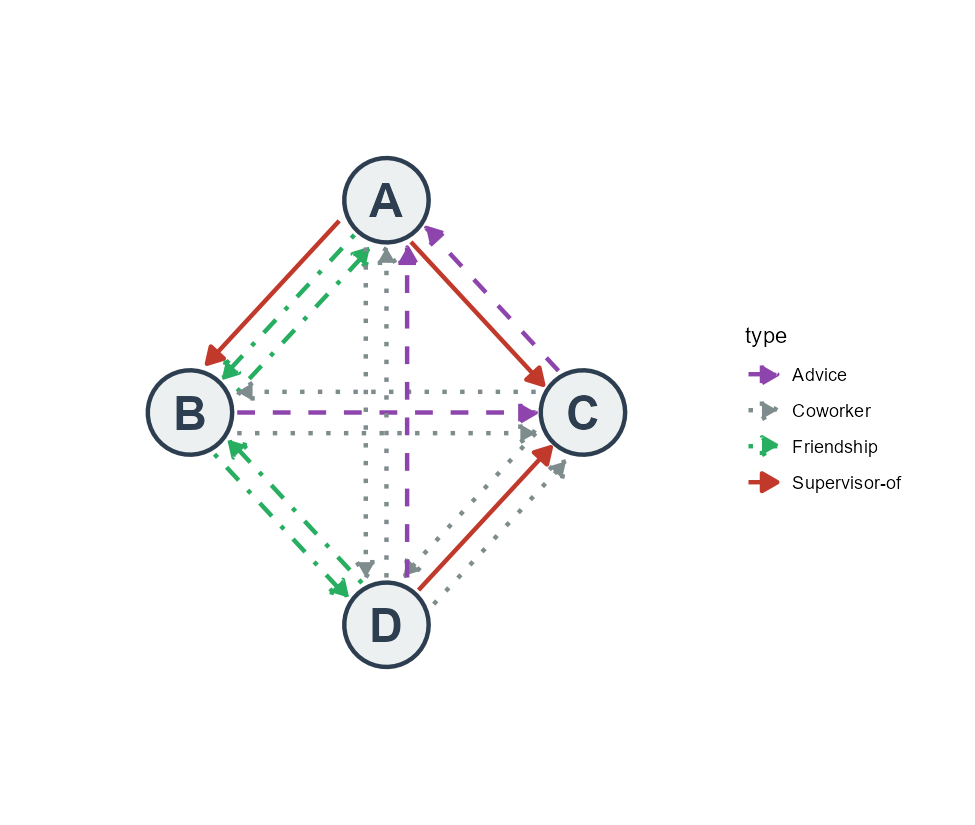

Source code (R):

library(ggraph)
library(tidygraph)
library(igraph)

# Perfect 4-node coordinates (diamond layout)
nodes_mult <- data.frame(
  name = c("A", "B", "C", "D"),
  x = c(1, 0, 2, 1),
  y = c(2, 1, 1, 0)
)

edges_mult <- data.frame(
  from = c(1, 1, 2,  1,  3,  2, 3, 2,  2, 4,  4,  3, 4,  1, 4, 4),
  to   = c(2, 2, 1,  3,  1,  3, 2, 3,  4, 2,  3,  4, 3,  4, 1, 1),
  type = c(
    "Supervisor-of", "Friendship", "Friendship", # A-B
    "Supervisor-of", "Advice",                    # A-C
    "Coworker", "Coworker", "Advice",             # B-C
    "Friendship", "Friendship",                   # B-D
    "Supervisor-of", "Coworker", "Coworker",      # C-D
    "Coworker", "Coworker", "Advice"              # A-D
  )
)

gr_mult <- tbl_graph(nodes = nodes_mult, edges = edges_mult, directed = TRUE)

p <- ggraph(gr_mult, layout = "manual", x = x, y = y) +
  geom_edge_parallel(aes(color = type, linetype = type),
                     arrow = arrow(length = unit(3.0, 'mm'), type = "closed"),
                     start_cap = circle(8, 'mm'), end_cap = circle(8, 'mm'),
                     sep = unit(3.5, 'mm'), edge_width = 1.0) +
  scale_edge_color_manual(values = c(
    "Coworker" = "#7f8c8d",
    "Supervisor-of" = "#c0392b",
    "Friendship" = "#27ae60",
    "Advice" = "#8e44ad"
  )) +
  scale_edge_linetype_manual(values = c(
    "Coworker" = "dotted",
    "Supervisor-of" = "solid",
    "Friendship" = "dotdash",
    "Advice" = "dashed"
  )) +
  geom_node_point(size = 18, fill = "#ecf0f1", color = "#2c3e50", shape = 21, stroke = 1.5) +
  geom_node_text(aes(label = name), size = 8, fontface = "bold", color = "#2c3e50") +
  theme_graph() + 
  coord_cartesian(xlim = c(-0.5, 2.5), ylim = c(-0.5, 2.5), clip = "off")

ggsave("scratch/test_multiplex.png", plot = p, width = 6.5, height = 5.5, dpi = 150)
